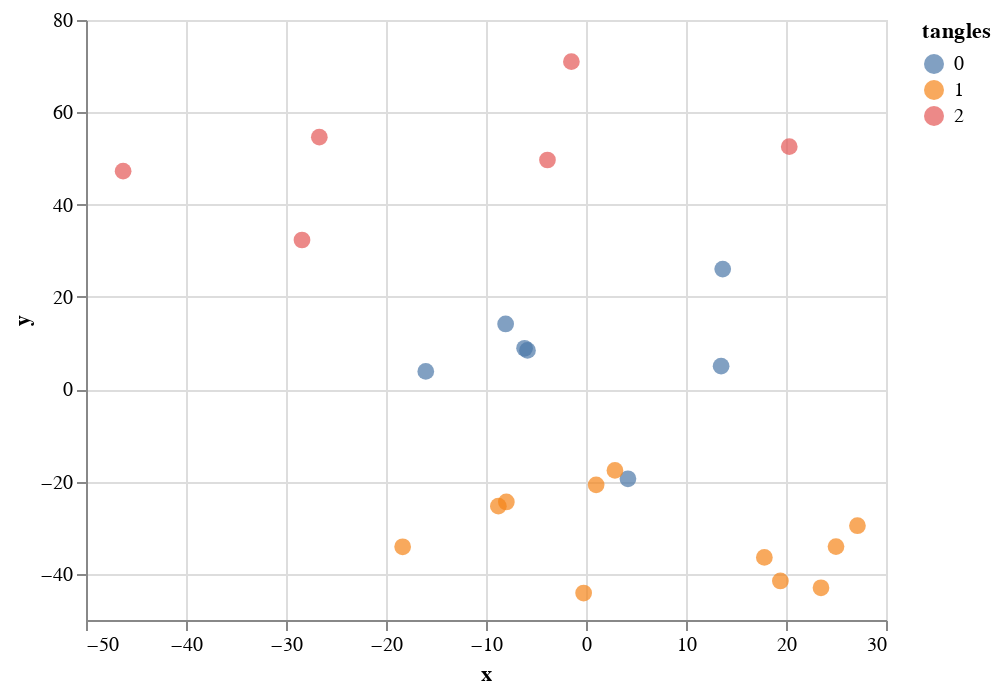
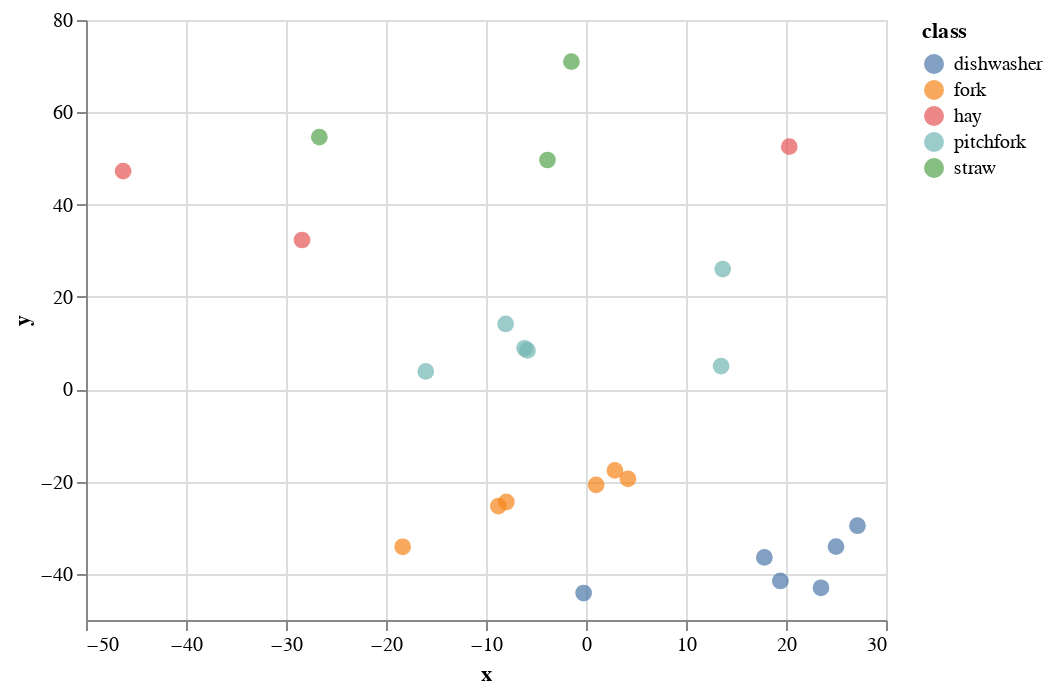
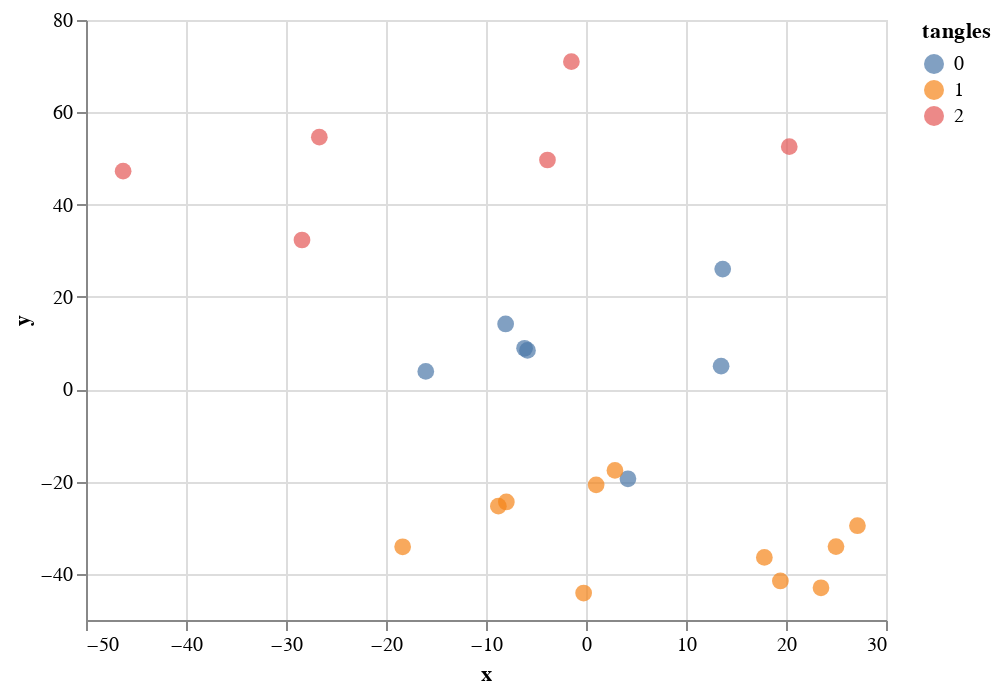

The code cell stored with these charts, in order, in its notebook:
### Markdown cell above
## Repeating everything for observer 3

### Code cell
imageset = "thematic"
exp_kind = "odd"
vp_number = "3"
data = query_ines_dataset(df, vp_number, imageset, exp_kind)
t = triplets_from_oddoneout(data.triplets, data.responses)
r = np.ones(t.shape[0])
embedding = SOE(n_components = 2, random_state=2).fit_transform(t,r)
tangles = MajorityTangles(3, 1)
tangles_pred = tangles.fit_predict(t, r)
df_data = pd.DataFrame({"x": embedding[:, 0], "y": embedding[:, 1], "tangles": tangles_pred.astype(int)})
df_info = pd.DataFrame(list(data.image_info.values()))
info_labels = ["name", "imageset", "class", "index"]
df_plot = pd.concat((df_data, df_info), axis=1).reset_index()
df_plot.head()

tp.plot_images(paths, embedding, size=(150,150))
save_all(RESULTS_FOLDER, "vp3_embedding_thematic_stimuli_images")
xs = df_plot[["x", "y"]].to_numpy()
tp.assignments_different_symbols(xs, tangles_pred)
plt.legend()
save_all(RESULTS_FOLDER, "ines_vp3_odd_thematic_tangles")
tp.assignments_different_symbols(xs, df_plot["class"].to_numpy(), start_at=3)
plt.legend()
save_all(RESULTS_FOLDER, "ines_vp3_odd_thematic_classes")
alt.Chart(df_plot).mark_circle(size=70).encode(x="x", y="y", color="tangles:N",tooltip=info_labels).interactive().display()
alt.Chart(df_plot).mark_circle(size=70).encode(x="x", y="y", color="class",tooltip=info_labels).interactive().display()

aux_data = Data(embedding, np.ones(cuts.shape[0]))
plot_soft_predictions(aux_data, tangles.contracted_tangles_tree_, tangles.cuts_.values, path=Path("results/vp3"))
save_all(RESULTS_FOLDER, "tangle-nodes-tree-vp3")
alt.Chart(df_plot).mark_circle(size=70).encode(x="x", y="y", color="tangles:N",tooltip=info_labels).interactive().display()

for maximal in tangles.contracted_tangles_tree_.maximals:
    plot_node_characterizing(tp, maximal, embedding)

### Figure 1 — Vega-Lite specification as saved in the notebook (floating-point values rounded to 4 significant figures)
{"config": {"view": {"continuousWidth": 400, "continuousHeight": 300}}, "data": {"name": "data-c75bb3e50695468bb313f5ab9379a753"}, "mark": {"type": "circle", "size": 70}, "encoding": {"color": {"type": "nominal", "field": "tangles"}, "tooltip": [{"type": "nominal", "field": "name"}, {"type": "nominal", "field": "imageset"}, {"type": "nominal", "field": "class"}, {"type": "quantitative", "field": "index"}], "x": {"type": "quantitative", "field": "x"}, "y": {"type": "quantitative", "field": "y"}}, "selection": {"selector004": {"type": "interval", "bind": "scales", "encodings": ["x", "y"]}}, "$schema": "https://vega.github.io/schema/vega-lite/v4.8.1.json", "datasets": {"data-c75bb3e50695468bb313f5ab9379a753": [{"index": 0, "x": 27.15, "y": -29.58, "tangles": 1, "name": "dishwasher_03s.jpg", "imageset": "thematic", "class": "dishwasher"}, {"index": 1, "x": 17.84, "y": -36.43, "tangles": 1, "name": "dishwasher_05s.jpg", "imageset": "thematic", "class": "dishwasher"}, {"index": 2, "x": 23.5, "y": -43.02, "tangles": 1, "name": "dishwasher_07s.jpg", "imageset": "thematic", "class": "dishwasher"}, {"index": 3, "x": -0.2365, "y": -44.16, "tangles": 1, "name": "dishwasher_09s.jpg", "imageset": "thematic", "class": "dishwasher"}, {"index": 4, "x": 19.44, "y": -41.55, "tangles": 1, "name": "dishwasher_10n.jpg", "imageset": "thematic", "class": "dishwasher"}, {"index": 5, "x": 25.0, "y": -34.1, "tangles": 1, "name": "dishwasher_12n.jpg", "imageset": "thematic", "class": "dishwasher"}, {"index": 6, "x": -8.763, "y": -25.34, "tangles": 1, "name": "fork_03s.jpg", "imageset": "thematic", "class": "fork"}, {"index": 7, "x": 1.015, "y": -20.72, "tangles": 1, "name": "fork_05s.jpg", "imageset": "thematic", "class": "fork"}, {"index": 8, "x": 4.194, "y": -19.4, "tangles": 0, "name": "fork_06s.jpg", "imageset": "thematic", "class": "fork"}, {"index": 9, "x": -18.33, "y": -34.14, "tangles": 1, "name": "fork_many.jpg", "imageset": "thematic", "class": "fork"}, {"index": 10, "x": -7.964, "y": -24.43, "tangles": 1, "name": "fork_plastic_light.jpg", "imageset": "thematic", "class": "fork"}, {"index": 11, "x": 2.896, "y": -17.59, "tangles": 1, "name": "fork_wood.jpg", "imageset": "thematic", "class": "fork"}, {"index": 12, "x": -28.4, "y": 32.33, "tangles": 2, "name": "hay_02s.jpg", "imageset": "thematic", "class": "hay"}, {"index": 13, "x": -46.29, "y": 47.25, "tangles": 2, "name": "hay_03s.jpg", "imageset": "thematic", "class": "hay"}, {"index": 14, "x": 20.33, "y": 52.55, "tangles": 2, "name": "hay_10s_cut.jpg", "imageset": "thematic", "class": "hay"}, {"index": 15, "x": -16.02, "y": 3.853, "tangles": 0, "name": "pitchfork_02s.jpg", "imageset": "thematic", "class": "pitchfork"}, {"index": 16, "x": -6.143, "y": 8.874, "tangles": 0, "name": "pitchfork_03s.jpg", "imageset": "thematic", "class": "pitchfork"}, {"index": 17, "x": 13.51, "y": 4.996, "tangles": 0, "name": "pitchfork_04s.jpg", "imageset": "thematic", "class": "pitchfork"}, {"index": 18, "x": -8.037, "y": 14.14, "tangles": 0, "name": "pitchfork_09s.jpg", "imageset": "thematic", "class": "pitchfork"}, {"index": 19, "x": -5.852, "y": 8.41, "tangles": 0, "name": "pitchfork_15s.jpg", "imageset": "thematic", "class": "pitchfork"}, {"index": 20, "x": 13.67, "y": 26.03, "tangles": 0, "name": "pitchfork_16s.jpg", "imageset": "thematic", "class": "pitchfork"}, {"index": 21, "x": -26.67, "y": 54.61, "tangles": 2, "name": "straw_01.jpg", "imageset": "thematic", "class": "straw"}, {"index": 22, "x": -3.854, "y": 49.67, "tangles": 2, "name": "straw_02.jpg", "imageset": "thematic", "class": "straw"}, {"index": 23, "x": -1.462, "y": 70.97, "tangles": 2, "name": "straw_hay_01b.jpg", "imageset": "thematic", "class": "straw"}]}}

### Figure 2 — Vega-Lite specification as saved in the notebook (floating-point values rounded to 4 significant figures)
{"config": {"view": {"continuousWidth": 400, "continuousHeight": 300}}, "data": {"name": "data-c75bb3e50695468bb313f5ab9379a753"}, "mark": {"type": "circle", "size": 70}, "encoding": {"color": {"type": "nominal", "field": "class"}, "tooltip": [{"type": "nominal", "field": "name"}, {"type": "nominal", "field": "imageset"}, {"type": "nominal", "field": "class"}, {"type": "quantitative", "field": "index"}], "x": {"type": "quantitative", "field": "x"}, "y": {"type": "quantitative", "field": "y"}}, "selection": {"selector005": {"type": "interval", "bind": "scales", "encodings": ["x", "y"]}}, "$schema": "https://vega.github.io/schema/vega-lite/v4.8.1.json", "datasets": {"data-c75bb3e50695468bb313f5ab9379a753": [{"index": 0, "x": 27.15, "y": -29.58, "tangles": 1, "name": "dishwasher_03s.jpg", "imageset": "thematic", "class": "dishwasher"}, {"index": 1, "x": 17.84, "y": -36.43, "tangles": 1, "name": "dishwasher_05s.jpg", "imageset": "thematic", "class": "dishwasher"}, {"index": 2, "x": 23.5, "y": -43.02, "tangles": 1, "name": "dishwasher_07s.jpg", "imageset": "thematic", "class": "dishwasher"}, {"index": 3, "x": -0.2365, "y": -44.16, "tangles": 1, "name": "dishwasher_09s.jpg", "imageset": "thematic", "class": "dishwasher"}, {"index": 4, "x": 19.44, "y": -41.55, "tangles": 1, "name": "dishwasher_10n.jpg", "imageset": "thematic", "class": "dishwasher"}, {"index": 5, "x": 25.0, "y": -34.1, "tangles": 1, "name": "dishwasher_12n.jpg", "imageset": "thematic", "class": "dishwasher"}, {"index": 6, "x": -8.763, "y": -25.34, "tangles": 1, "name": "fork_03s.jpg", "imageset": "thematic", "class": "fork"}, {"index": 7, "x": 1.015, "y": -20.72, "tangles": 1, "name": "fork_05s.jpg", "imageset": "thematic", "class": "fork"}, {"index": 8, "x": 4.194, "y": -19.4, "tangles": 0, "name": "fork_06s.jpg", "imageset": "thematic", "class": "fork"}, {"index": 9, "x": -18.33, "y": -34.14, "tangles": 1, "name": "fork_many.jpg", "imageset": "thematic", "class": "fork"}, {"index": 10, "x": -7.964, "y": -24.43, "tangles": 1, "name": "fork_plastic_light.jpg", "imageset": "thematic", "class": "fork"}, {"index": 11, "x": 2.896, "y": -17.59, "tangles": 1, "name": "fork_wood.jpg", "imageset": "thematic", "class": "fork"}, {"index": 12, "x": -28.4, "y": 32.33, "tangles": 2, "name": "hay_02s.jpg", "imageset": "thematic", "class": "hay"}, {"index": 13, "x": -46.29, "y": 47.25, "tangles": 2, "name": "hay_03s.jpg", "imageset": "thematic", "class": "hay"}, {"index": 14, "x": 20.33, "y": 52.55, "tangles": 2, "name": "hay_10s_cut.jpg", "imageset": "thematic", "class": "hay"}, {"index": 15, "x": -16.02, "y": 3.853, "tangles": 0, "name": "pitchfork_02s.jpg", "imageset": "thematic", "class": "pitchfork"}, {"index": 16, "x": -6.143, "y": 8.874, "tangles": 0, "name": "pitchfork_03s.jpg", "imageset": "thematic", "class": "pitchfork"}, {"index": 17, "x": 13.51, "y": 4.996, "tangles": 0, "name": "pitchfork_04s.jpg", "imageset": "thematic", "class": "pitchfork"}, {"index": 18, "x": -8.037, "y": 14.14, "tangles": 0, "name": "pitchfork_09s.jpg", "imageset": "thematic", "class": "pitchfork"}, {"index": 19, "x": -5.852, "y": 8.41, "tangles": 0, "name": "pitchfork_15s.jpg", "imageset": "thematic", "class": "pitchfork"}, {"index": 20, "x": 13.67, "y": 26.03, "tangles": 0, "name": "pitchfork_16s.jpg", "imageset": "thematic", "class": "pitchfork"}, {"index": 21, "x": -26.67, "y": 54.61, "tangles": 2, "name": "straw_01.jpg", "imageset": "thematic", "class": "straw"}, {"index": 22, "x": -3.854, "y": 49.67, "tangles": 2, "name": "straw_02.jpg", "imageset": "thematic", "class": "straw"}, {"index": 23, "x": -1.462, "y": 70.97, "tangles": 2, "name": "straw_hay_01b.jpg", "imageset": "thematic", "class": "straw"}]}}

### Figure 3 — Vega-Lite specification as saved in the notebook (floating-point values rounded to 4 significant figures)
{"config": {"view": {"continuousWidth": 400, "continuousHeight": 300}}, "data": {"name": "data-c75bb3e50695468bb313f5ab9379a753"}, "mark": {"type": "circle", "size": 70}, "encoding": {"color": {"type": "nominal", "field": "tangles"}, "tooltip": [{"type": "nominal", "field": "name"}, {"type": "nominal", "field": "imageset"}, {"type": "nominal", "field": "class"}, {"type": "quantitative", "field": "index"}], "x": {"type": "quantitative", "field": "x"}, "y": {"type": "quantitative", "field": "y"}}, "selection": {"selector006": {"type": "interval", "bind": "scales", "encodings": ["x", "y"]}}, "$schema": "https://vega.github.io/schema/vega-lite/v4.8.1.json", "datasets": {"data-c75bb3e50695468bb313f5ab9379a753": [{"index": 0, "x": 27.15, "y": -29.58, "tangles": 1, "name": "dishwasher_03s.jpg", "imageset": "thematic", "class": "dishwasher"}, {"index": 1, "x": 17.84, "y": -36.43, "tangles": 1, "name": "dishwasher_05s.jpg", "imageset": "thematic", "class": "dishwasher"}, {"index": 2, "x": 23.5, "y": -43.02, "tangles": 1, "name": "dishwasher_07s.jpg", "imageset": "thematic", "class": "dishwasher"}, {"index": 3, "x": -0.2365, "y": -44.16, "tangles": 1, "name": "dishwasher_09s.jpg", "imageset": "thematic", "class": "dishwasher"}, {"index": 4, "x": 19.44, "y": -41.55, "tangles": 1, "name": "dishwasher_10n.jpg", "imageset": "thematic", "class": "dishwasher"}, {"index": 5, "x": 25.0, "y": -34.1, "tangles": 1, "name": "dishwasher_12n.jpg", "imageset": "thematic", "class": "dishwasher"}, {"index": 6, "x": -8.763, "y": -25.34, "tangles": 1, "name": "fork_03s.jpg", "imageset": "thematic", "class": "fork"}, {"index": 7, "x": 1.015, "y": -20.72, "tangles": 1, "name": "fork_05s.jpg", "imageset": "thematic", "class": "fork"}, {"index": 8, "x": 4.194, "y": -19.4, "tangles": 0, "name": "fork_06s.jpg", "imageset": "thematic", "class": "fork"}, {"index": 9, "x": -18.33, "y": -34.14, "tangles": 1, "name": "fork_many.jpg", "imageset": "thematic", "class": "fork"}, {"index": 10, "x": -7.964, "y": -24.43, "tangles": 1, "name": "fork_plastic_light.jpg", "imageset": "thematic", "class": "fork"}, {"index": 11, "x": 2.896, "y": -17.59, "tangles": 1, "name": "fork_wood.jpg", "imageset": "thematic", "class": "fork"}, {"index": 12, "x": -28.4, "y": 32.33, "tangles": 2, "name": "hay_02s.jpg", "imageset": "thematic", "class": "hay"}, {"index": 13, "x": -46.29, "y": 47.25, "tangles": 2, "name": "hay_03s.jpg", "imageset": "thematic", "class": "hay"}, {"index": 14, "x": 20.33, "y": 52.55, "tangles": 2, "name": "hay_10s_cut.jpg", "imageset": "thematic", "class": "hay"}, {"index": 15, "x": -16.02, "y": 3.853, "tangles": 0, "name": "pitchfork_02s.jpg", "imageset": "thematic", "class": "pitchfork"}, {"index": 16, "x": -6.143, "y": 8.874, "tangles": 0, "name": "pitchfork_03s.jpg", "imageset": "thematic", "class": "pitchfork"}, {"index": 17, "x": 13.51, "y": 4.996, "tangles": 0, "name": "pitchfork_04s.jpg", "imageset": "thematic", "class": "pitchfork"}, {"index": 18, "x": -8.037, "y": 14.14, "tangles": 0, "name": "pitchfork_09s.jpg", "imageset": "thematic", "class": "pitchfork"}, {"index": 19, "x": -5.852, "y": 8.41, "tangles": 0, "name": "pitchfork_15s.jpg", "imageset": "thematic", "class": "pitchfork"}, {"index": 20, "x": 13.67, "y": 26.03, "tangles": 0, "name": "pitchfork_16s.jpg", "imageset": "thematic", "class": "pitchfork"}, {"index": 21, "x": -26.67, "y": 54.61, "tangles": 2, "name": "straw_01.jpg", "imageset": "thematic", "class": "straw"}, {"index": 22, "x": -3.854, "y": 49.67, "tangles": 2, "name": "straw_02.jpg", "imageset": "thematic", "class": "straw"}, {"index": 23, "x": -1.462, "y": 70.97, "tangles": 2, "name": "straw_hay_01b.jpg", "imageset": "thematic", "class": "straw"}]}}
